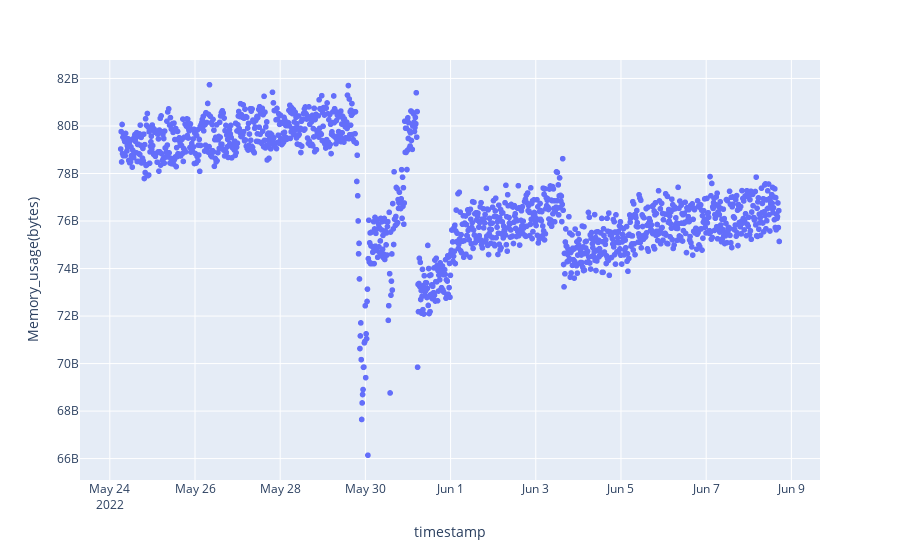

Write notebook code for a chart like this one.
### Code cell
fig2 = px.scatter(test_cluster_memo_df, x="timestamp", y="Memory_usage(bytes)")
fig2.show()

### Figure 1 — Plotly figure (JSON) as saved in the notebook; plotly's stock layout.template omitted (floating-point values rounded to 4 significant figures; data arrays with more than 128 entries replaced by an {"elided": "..."} marker saying what was removed)
{"data": [{"hovertemplate": "timestamp=%{x}<br>Memory_usage(bytes)=%{y}<extra></extra>", "legendgroup": "", "marker": {"color": "#636efa", "symbol": "circle"}, "mode": "markers", "name": "", "showlegend": false, "type": "scattergl", "x": {"elided": "1485 str values"}, "xaxis": "x", "y": {"elided": "1485 int values"}, "yaxis": "y"}], "layout": {"autosize": true, "legend": {"tracegroupgap": 0}, "margin": {"t": 60}, "xaxis": {"anchor": "y", "autorange": true, "domain": [0, 1], "range": ["2022-05-23 07:22:18.8261", "2022-06-09 15:57:59.174"], "title": {"text": "timestamp"}, "type": "date"}, "yaxis": {"anchor": "x", "autorange": true, "domain": [0, 1], "range": [64930000000.0, 82940000000.0], "title": {"text": "Memory_usage(bytes)"}, "type": "linear"}}}
